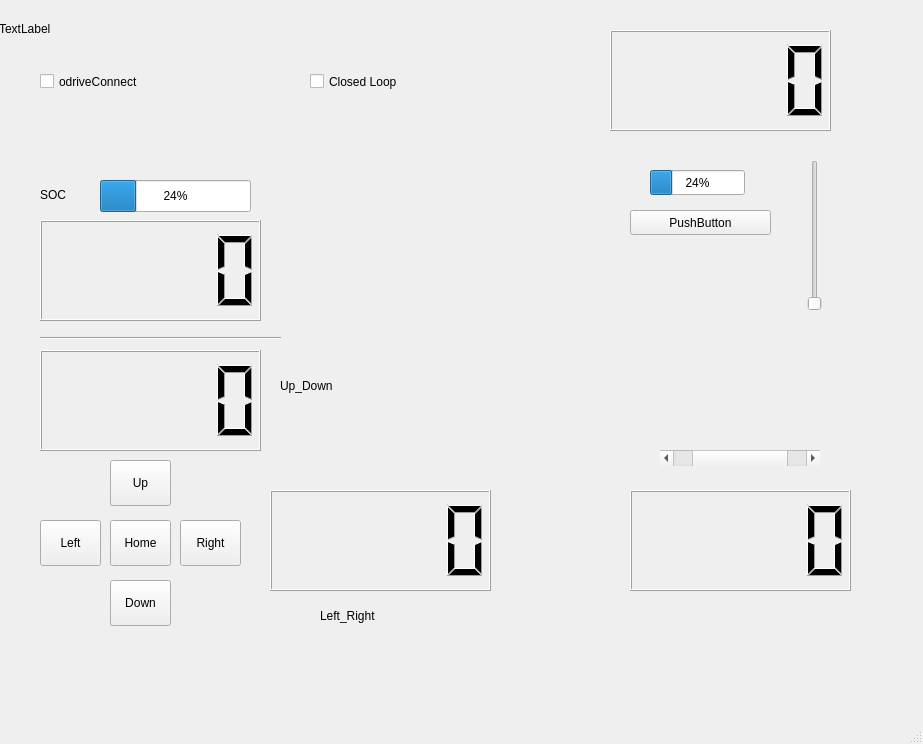
<?xml version="1.0" encoding="UTF-8"?>
<ui version="4.0">
 <class>MainWindow</class>
 <widget class="QMainWindow" name="MainWindow">
  <property name="geometry">
   <rect>
    <x>0</x>
    <y>0</y>
    <width>923</width>
    <height>744</height>
   </rect>
  </property>
  <property name="windowTitle">
   <string>MainWindow</string>
  </property>
  <widget class="QWidget" name="centralwidget">
   <widget class="QProgressBar" name="progressBar">
    <property name="geometry">
     <rect>
      <x>650</x>
      <y>170</y>
      <width>95</width>
      <height>25</height>
     </rect>
    </property>
    <property name="value">
     <number>24</number>
    </property>
   </widget>
   <widget class="QPushButton" name="pushButton">
    <property name="geometry">
     <rect>
      <x>630</x>
      <y>210</y>
      <width>141</width>
      <height>25</height>
     </rect>
    </property>
    <property name="text">
     <string>PushButton</string>
    </property>
   </widget>
   <widget class="QLabel" name="batteryVoltage">
    <property name="geometry">
     <rect>
      <x>-1</x>
      <y>20</y>
      <width>111</width>
      <height>17</height>
     </rect>
    </property>
    <property name="text">
     <string>TextLabel</string>
    </property>
   </widget>
   <widget class="QLCDNumber" name="lcdNumber">
    <property name="geometry">
     <rect>
      <x>40</x>
      <y>220</y>
      <width>221</width>
      <height>101</height>
     </rect>
    </property>
   </widget>
   <widget class="QSlider" name="velocityLimitX">
    <property name="geometry">
     <rect>
      <x>800</x>
      <y>160</y>
      <width>30</width>
      <height>151</height>
     </rect>
    </property>
    <property name="minimum">
     <number>1</number>
    </property>
    <property name="maximum">
     <number>25</number>
    </property>
    <property name="orientation">
     <enum>Qt::Vertical</enum>
    </property>
   </widget>
   <widget class="QLCDNumber" name="lcd_vel">
    <property name="geometry">
     <rect>
      <x>610</x>
      <y>30</y>
      <width>221</width>
      <height>101</height>
     </rect>
    </property>
   </widget>
   <widget class="QCheckBox" name="odriveConnect">
    <property name="geometry">
     <rect>
      <x>40</x>
      <y>70</y>
      <width>231</width>
      <height>23</height>
     </rect>
    </property>
    <property name="text">
     <string>odriveConnect</string>
    </property>
   </widget>
   <widget class="QScrollBar" name="posInX">
    <property name="geometry">
     <rect>
      <x>660</x>
      <y>450</y>
      <width>160</width>
      <height>16</height>
     </rect>
    </property>
    <property name="minimum">
     <number>-2</number>
    </property>
    <property name="maximum">
     <number>2</number>
    </property>
    <property name="singleStep">
     <number>1</number>
    </property>
    <property name="pageStep">
     <number>10</number>
    </property>
    <property name="value">
     <number>0</number>
    </property>
    <property name="sliderPosition">
     <number>0</number>
    </property>
    <property name="orientation">
     <enum>Qt::Horizontal</enum>
    </property>
   </widget>
   <widget class="QLCDNumber" name="lcdPosX">
    <property name="geometry">
     <rect>
      <x>630</x>
      <y>490</y>
      <width>221</width>
      <height>101</height>
     </rect>
    </property>
   </widget>
   <widget class="QCheckBox" name="closedLoopAxis1CheckBox">
    <property name="geometry">
     <rect>
      <x>310</x>
      <y>70</y>
      <width>151</width>
      <height>23</height>
     </rect>
    </property>
    <property name="text">
     <string>Closed Loop</string>
    </property>
   </widget>
   <widget class="QPushButton" name="pushButton_Up">
    <property name="geometry">
     <rect>
      <x>110</x>
      <y>460</y>
      <width>61</width>
      <height>46</height>
     </rect>
    </property>
    <property name="text">
     <string>Up</string>
    </property>
   </widget>
   <widget class="QPushButton" name="pushButton_Right">
    <property name="geometry">
     <rect>
      <x>180</x>
      <y>520</y>
      <width>61</width>
      <height>46</height>
     </rect>
    </property>
    <property name="text">
     <string>Right</string>
    </property>
   </widget>
   <widget class="QPushButton" name="pushButton_Left">
    <property name="geometry">
     <rect>
      <x>40</x>
      <y>520</y>
      <width>61</width>
      <height>46</height>
     </rect>
    </property>
    <property name="text">
     <string>Left</string>
    </property>
   </widget>
   <widget class="QPushButton" name="pushButton_Down">
    <property name="geometry">
     <rect>
      <x>110</x>
      <y>580</y>
      <width>61</width>
      <height>46</height>
     </rect>
    </property>
    <property name="text">
     <string>Down</string>
    </property>
   </widget>
   <widget class="QPushButton" name="pushButton_Home">
    <property name="geometry">
     <rect>
      <x>110</x>
      <y>520</y>
      <width>61</width>
      <height>46</height>
     </rect>
    </property>
    <property name="text">
     <string>Home</string>
    </property>
   </widget>
   <widget class="QLCDNumber" name="lcdPos_Up">
    <property name="geometry">
     <rect>
      <x>40</x>
      <y>350</y>
      <width>221</width>
      <height>101</height>
     </rect>
    </property>
   </widget>
   <widget class="QLCDNumber" name="lcdPos_Left">
    <property name="geometry">
     <rect>
      <x>270</x>
      <y>490</y>
      <width>221</width>
      <height>101</height>
     </rect>
    </property>
   </widget>
   <widget class="QProgressBar" name="batteryChargeLevel">
    <property name="geometry">
     <rect>
      <x>100</x>
      <y>180</y>
      <width>151</width>
      <height>32</height>
     </rect>
    </property>
    <property name="value">
     <number>24</number>
    </property>
   </widget>
   <widget class="QLabel" name="label">
    <property name="geometry">
     <rect>
      <x>40</x>
      <y>180</y>
      <width>51</width>
      <height>30</height>
     </rect>
    </property>
    <property name="text">
     <string>SOC</string>
    </property>
   </widget>
   <widget class="QLabel" name="batteryVoltage_2">
    <property name="geometry">
     <rect>
      <x>280</x>
      <y>370</y>
      <width>111</width>
      <height>31</height>
     </rect>
    </property>
    <property name="text">
     <string>Up_Down</string>
    </property>
   </widget>
   <widget class="QLabel" name="batteryVoltage_3">
    <property name="geometry">
     <rect>
      <x>320</x>
      <y>600</y>
      <width>111</width>
      <height>31</height>
     </rect>
    </property>
    <property name="text">
     <string>Left_Right</string>
    </property>
   </widget>
   <widget class="Line" name="line">
    <property name="geometry">
     <rect>
      <x>40</x>
      <y>330</y>
      <width>241</width>
      <height>16</height>
     </rect>
    </property>
    <property name="orientation">
     <enum>Qt::Horizontal</enum>
    </property>
   </widget>
  </widget>
  <widget class="QMenuBar" name="menubar">
   <property name="geometry">
    <rect>
     <x>0</x>
     <y>0</y>
     <width>923</width>
     <height>42</height>
    </rect>
   </property>
  </widget>
  <widget class="QStatusBar" name="statusbar"/>
 </widget>
 <resources/>
 <connections/>
</ui>
